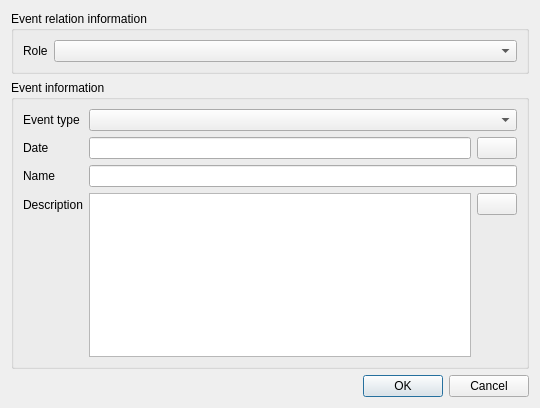
<?xml version="1.0" encoding="UTF-8"?>
<ui version="4.0">
 <class>EventEditorForm</class>
 <widget class="QWidget" name="EventEditorForm">
  <property name="geometry">
   <rect>
    <x>0</x>
    <y>0</y>
    <width>540</width>
    <height>408</height>
   </rect>
  </property>
  <property name="windowTitle">
   <string>Form</string>
  </property>
  <layout class="QVBoxLayout" name="verticalLayout_4">
   <item>
    <layout class="QVBoxLayout" name="verticalLayout">
     <item>
      <widget class="QGroupBox" name="groupBox">
       <property name="title">
        <string>Event relation information</string>
       </property>
       <property name="flat">
        <bool>true</bool>
       </property>
       <layout class="QVBoxLayout" name="verticalLayout_2">
        <item>
         <layout class="QFormLayout" name="formLayout">
          <item row="0" column="0">
           <widget class="QLabel" name="eventRoleLabel">
            <property name="text">
             <string>Role</string>
            </property>
            <property name="buddy">
             <cstring>eventRoleComboBox</cstring>
            </property>
           </widget>
          </item>
          <item row="0" column="1">
           <widget class="QComboBox" name="eventRoleComboBox"/>
          </item>
         </layout>
        </item>
       </layout>
      </widget>
     </item>
     <item>
      <widget class="QGroupBox" name="groupBox_2">
       <property name="sizePolicy">
        <sizepolicy hsizetype="Preferred" vsizetype="Preferred">
         <horstretch>0</horstretch>
         <verstretch>1</verstretch>
        </sizepolicy>
       </property>
       <property name="title">
        <string>Event information</string>
       </property>
       <property name="flat">
        <bool>true</bool>
       </property>
       <property name="checkable">
        <bool>false</bool>
       </property>
       <layout class="QVBoxLayout" name="verticalLayout_3">
        <item>
         <layout class="QFormLayout" name="formLayout_2">
          <item row="0" column="0">
           <widget class="QLabel" name="eventTypeLabel">
            <property name="text">
             <string>Event type</string>
            </property>
            <property name="buddy">
             <cstring>eventTypeComboBox</cstring>
            </property>
           </widget>
          </item>
          <item row="0" column="1">
           <widget class="QComboBox" name="eventTypeComboBox"/>
          </item>
          <item row="1" column="0">
           <widget class="QLabel" name="eventDateLabel">
            <property name="text">
             <string>Date</string>
            </property>
           </widget>
          </item>
          <item row="1" column="1">
           <layout class="QHBoxLayout" name="horizontalLayout" stretch="0,0">
            <item>
             <widget class="QLineEdit" name="eventDatePicker"/>
            </item>
            <item>
             <widget class="QPushButton" name="eventDateEditButton">
              <property name="text">
               <string/>
              </property>
              <property name="icon">
               <iconset theme="edit-entry"/>
              </property>
             </widget>
            </item>
           </layout>
          </item>
          <item row="2" column="0">
           <widget class="QLabel" name="eventNameLabel">
            <property name="text">
             <string>Name</string>
            </property>
            <property name="buddy">
             <cstring>eventNameEdit</cstring>
            </property>
           </widget>
          </item>
          <item row="2" column="1">
           <widget class="QLineEdit" name="eventNameEdit"/>
          </item>
          <item row="3" column="0">
           <widget class="QLabel" name="label">
            <property name="text">
             <string>Description</string>
            </property>
           </widget>
          </item>
          <item row="3" column="1">
           <layout class="QHBoxLayout" name="horizontalLayout2" stretch="0,0">
            <item>
             <widget class="KRichTextEdit" name="noteEdit"/>
            </item>
            <item alignment="Qt::AlignmentFlag::AlignTop">
             <widget class="QPushButton" name="noteEditButton">
              <property name="text">
               <string/>
              </property>
              <property name="icon">
               <iconset theme="edit-entry"/>
              </property>
             </widget>
            </item>
           </layout>
          </item>
         </layout>
        </item>
       </layout>
      </widget>
     </item>
     <item>
      <widget class="QDialogButtonBox" name="dialogButtons">
       <property name="standardButtons">
        <set>QDialogButtonBox::StandardButton::Cancel|QDialogButtonBox::StandardButton::Ok</set>
       </property>
      </widget>
     </item>
    </layout>
   </item>
  </layout>
 </widget>
 <customwidgets>
  <customwidget>
   <class>KRichTextEdit</class>
   <extends>QTextEdit</extends>
   <header>KRichTextEdit</header>
  </customwidget>
 </customwidgets>
 <resources/>
 <connections/>
</ui>
